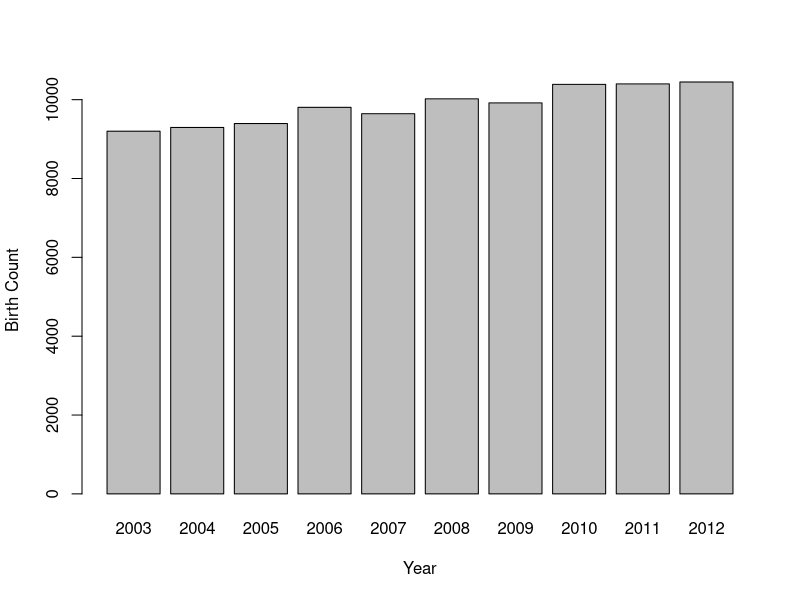
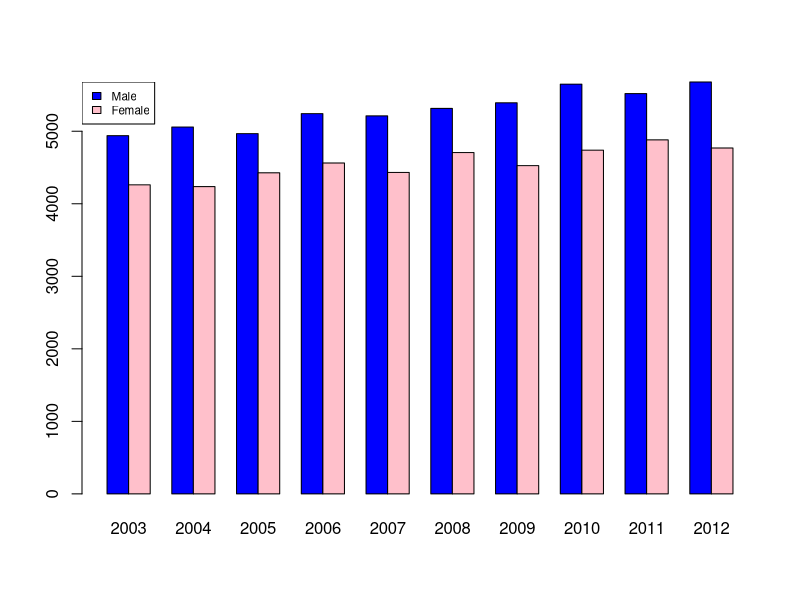

Source code (R) for these figures, in order: (Note: this script raises an error after producing the figures.)
install.packages("ggplot2")
library(ggplot2)

data = read.csv("prenoms.csv", sep=";")

a=aggregate(data$Nombre,list(data$Annee), sum)
x11()
barplot(a$x, names.arg=a$Group, xlab="Year", ylab="Birth Count")

male = aggregate(data$Nombre[data$Sexe=="M"], list(data$Annee[data$Sexe=="M"]), sum)
female = aggregate(data$Nombre[data$Sexe=="F"], list(data$Annee[data$Sexe=="F"]), sum)
values = matrix(c(male$x, female$x), nrow=2, ncol=length(male$Group), byrow=TRUE)
x11()
barplot(values, names.arg=male$Group, col=c("blue","pink"), beside=TRUE)
legend("topleft", c("Male","Female"), cex=0.7, fill=c("blue","pink"))


c("Mateo","Yacine") %in% data$Prenom    # TRUE TRUE


top_5 = data  %>% group_by(Annee,Sexe) %>% slice_min(Ordre, n=5)
ggplot(top_5, aes(x=Annee, y=Ordre, color = Prenom)) + geom_point() +geom_line() + facet_wrap(~Sexe)


total = aggregate(data$Nombre, list(data$Prenom), sum)
head(total[order(total$x, decreasing=TRUE),],10) 


